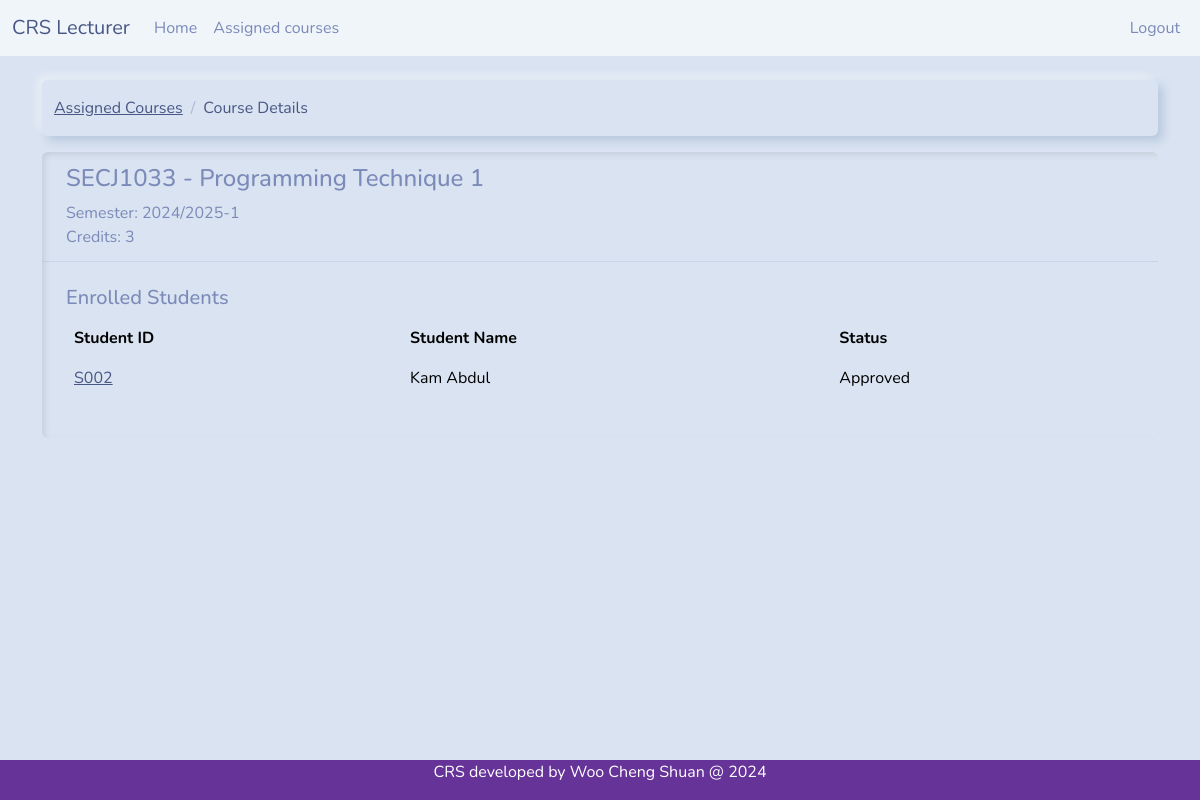
Before: /course_details.php?code=SECJ1033&sem=2024/2025-1 (signed in) with the older database file.
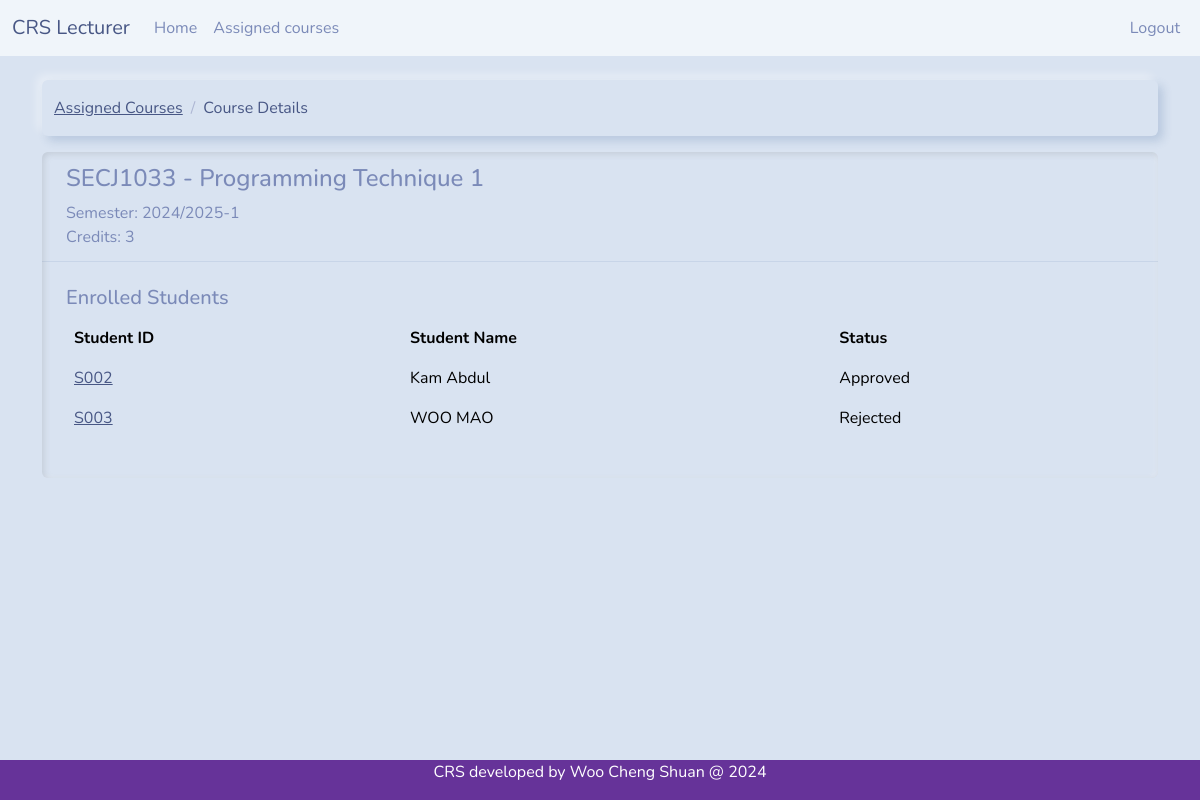
After: the same page with the newer database file.
### tables this page shows
CREATE TABLE `tb_user` (
  `u_sno` varchar(10) NOT NULL,
  `u_pwd` varchar(255) DEFAULT NULL,
  `u_name` varchar(50) NOT NULL,
  `u_contact` varchar(20) DEFAULT NULL,
  `u_state` varchar(20) NOT NULL,
  `u_req` timestamp NULL DEFAULT NULL,
  `u_email` varchar(30) NOT NULL,
  `u_utype` int(11) NOT NULL,
  `session_id` varchar(255) DEFAULT NULL,
  `last_activity` datetime DEFAULT NULL
);

CREATE TABLE `tb_regstatus` (
  `s_id` int(11) NOT NULL,
  `s_desc` varchar(20) NOT NULL
);

### course_details.php (the view, shortened to what this page needs)
<?php
include 'headerlec.php';
include 'dbconnect.php';
$lecturer_id = $_SESSION['active_user'];
$course_code = mysqli_real_escape_string($con, $_GET['code']);
$semester = mysqli_real_escape_string($con, $_GET['sem']);
$sql = "SELECT c.c_code, c.c_name, c.c_credit
        FROM tb_course c
        JOIN tb_section s ON c.c_code = s.s_course_code
        WHERE c.c_code = ?
        AND s.s_lecturer = ?
        AND s.s_sem = ?";
$stmt = mysqli_prepare($con, $sql);
mysqli_stmt_bind_param($stmt, "sss", $course_code, $lecturer_id, $semester);
mysqli_stmt_execute($stmt);
$result = mysqli_stmt_get_result($stmt);
$course = mysqli_fetch_assoc($result);
$sql = "SELECT u.u_name, u.u_sno, rs.s_desc as status_desc
        FROM tb_registration r
        JOIN tb_user u ON r.r_student = u.u_sno
        JOIN tb_regstatus rs ON r.r_status = rs.s_id
        JOIN tb_section s ON r.r_section = s.s_id
        WHERE r.r_course = ?
        AND s.s_lecturer = ?
        AND r.r_sem = ?
        ORDER BY u.u_name";
$stmt = mysqli_prepare($con, $sql);
mysqli_stmt_bind_param($stmt, "sss", $course_code, $lecturer_id, $semester);
mysqli_stmt_execute($stmt);
$students = mysqli_stmt_get_result($stmt);
?>
<div class="container mt-4">
    <nav aria-label="breadcrumb">
        <ol class="breadcrumb">
            <li class="breadcrumb-item"><a href="assignedcourse.php">Assigned Courses</a></li>
            <li class="breadcrumb-item active" aria-current="page">Course Details</li>
        </ol>
    </nav>
    <div class="card mb-4">
        <div class="card-header">
            <h4><?php echo htmlspecialchars($course['c_code']); ?> - <?php echo htmlspecialchars($course['c_name']); ?></h4>
            <p class="mb-0">Semester: <?php echo htmlspecialchars($semester); ?></p>
            <p class="mb-0">Credits: <?php echo htmlspecialchars($course['c_credit']); ?></p>
        </div>
        <div class="card-body">
            <h5>Enrolled Students</h5>
            <div class="table-responsive">
                <table class="table table-hover">
                    <thead>
                        <tr>
                            <th>Student ID</th>
                            <th>Student Name</th>
                            <th>Status</th>
                        </tr>
                    </thead>
                    <tbody>
                        <?php
                        while($student = mysqli_fetch_array($students)) {
                            echo "<tr>";
                            echo "<td><a href='student_details.php?id=" . urlencode($student['u_sno']) . "'>" . htmlspecialchars($student['u_sno']) . "</a></td>";
                            echo "<td>".htmlspecialchars($student['u_name'])."</td>";
                            echo "<td>".htmlspecialchars($student['status_desc'])."</td>";
                            echo "</tr>";
                        }
                        ?>
                    </tbody>
                </table>
            </div>
        </div>
    </div>
</div>
<?php include 'footer.php'; ?>

Changed rows visible on the page:
added tb_user: u_sno "S003", u_name "WOO MAO", tb_regstatus.s_desc "Rejected"
